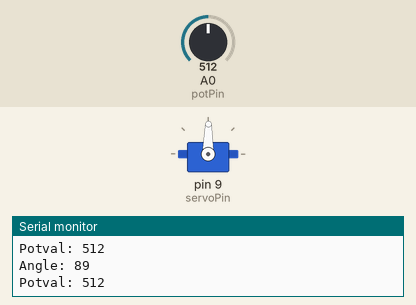
This sketch was run on a simulated Arduino Uno, built with avr-gcc and run on an emulated ATmega328P. On the bench: servo, the last lines printed to the serial monitor. The test bench sets the inputs (shaded band); at power-on: A0 (potPin) = 512.

Above: at 1.2 s.
1.3 s: A0 (potPin) set to 557
At 1.6 s:
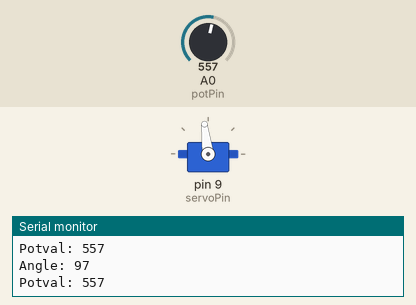
4.3 s: A0 (potPin) set to 586
At 4.9 s:
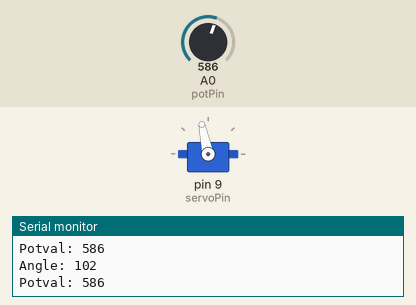
5.8 s: A0 (potPin) set to 306
At 6.3 s:
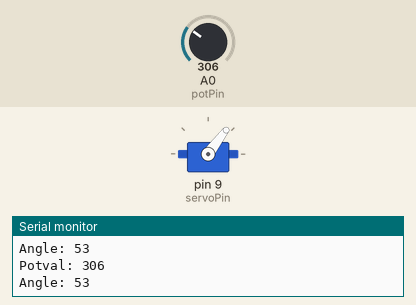
7.3 s: A0 (potPin) set to 716
At 8.5 s:
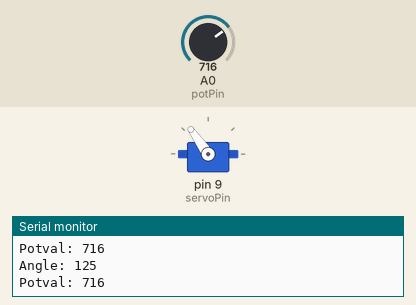
8.8 s: A0 (potPin) set to 0
At 10.0 s:
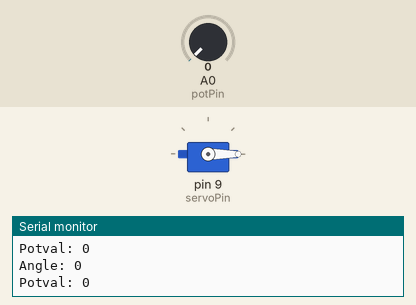
10.3 s: A0 (potPin) set to 94
At 11.5 s:
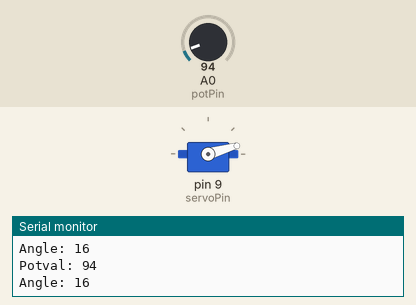
11.8 s: A0 (potPin) set to 105
Timing chart, 0 to 14.3 s (numbered marks = the images above; inputs shaded):
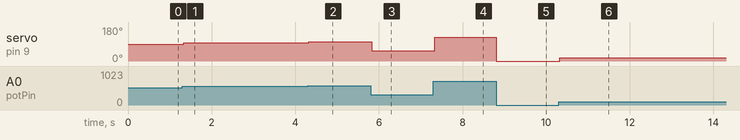

Measured:
- after the input at 1.3 s, servo on pin 9 (servoPin): 89° → 97° at once
- after the input at 4.3 s, servo on pin 9 (servoPin): 97° → 102° at once
- after the input at 5.8 s, servo on pin 9 (servoPin): 102° → 53° at once
- after the input at 7.3 s, servo on pin 9 (servoPin): 53° → 125° at once
- after the input at 8.8 s, servo on pin 9 (servoPin): 125° → 0° at once
- after the input at 10.3 s, servo on pin 9 (servoPin): 0° → 16° at once
- after the input at 11.8 s, servo on pin 9 (servoPin): 16° → 18° at once

The sketch:

Mood-Cue.ino
```cpp
#include <Servo.h>

Servo myServo;
int potPin = A0;
int potValue;
int angle;
int servoPin = 9;

void setup() {
  // put your setup code here, to run once:
  myServo.attach(servoPin);

  Serial.begin(9600);

}

void loop() {
  // put your main code here, to run repeatedly:
  potValue = analogRead(potPin);

  Serial.print("Potval: ");
  Serial.println(potValue);

  angle = map(potValue, 0, 1023, 0, 179);

  Serial.print("Angle: ");
  Serial.println(angle);

  myServo.write(angle);
  delay(15);
}
```
